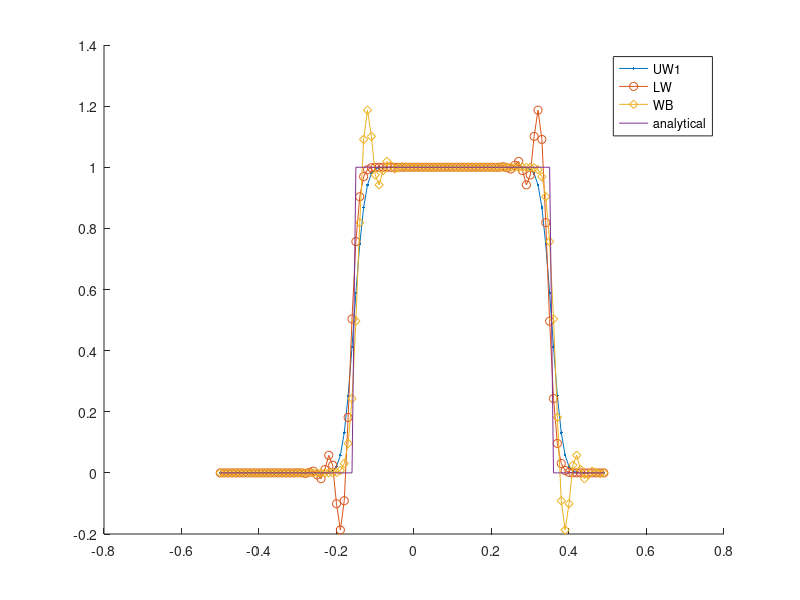

Write MATLAB code to recreate this figure. (Note: this script raises an error after producing the figure.)

clear;

N = 100;
Tmax = .1;
a = 1;
xs = linspace(-0.5,0.5-1/N,N);

this = 1:N;
right = circshift(this,-1);
left = circshift(this,1);
left2 = circshift(this,2);

cmax = (-1 + sqrt(1 + 1))/1;

c = 0.5;
sigma = c^2/2;
% us = sin(xs *2* pi) + 0.4 * sin(xs * 10* pi);
us0  =double(xs>=-0.25 & xs<=0.25);

dt = c * (xs(2)-xs(1)) / a;
cla;
clf; hold on;

%% UW1
us = us0;
for iter = 1:round(Tmax/dt)
    duC = - c * (us-us(left));
    us = us + duC;
end
plot(xs,us, '.-','DisplayName', 'UW1');
drawnow;
%% LW
us = us0;
for iter = 1:round(Tmax/dt)
    duC = - c * (0.5*us(right)-0.5 * us(left));
    duD = sigma * (us(left) + us(right) - 2*us(this));
    us = us + duC + duD;
end
plot(xs,us, 'o-', 'DisplayName', 'LW');
drawnow;
%% WB
us = us0;
for iter = 1:round(Tmax/dt)
    duC = - c * (1.5*us - 2 * us(left) + 0.5 * us(left2));
    duD = sigma * (us(left2) + us(this) - 2*us(left));
    us = us + duC + duD;
end
plot(xs,us, 'd-', 'DisplayName', 'WB');
drawnow;
%% Ana
xsnew = xs - a * Tmax;
xsnew = mod(xsnew + 0.5, 1) - 0.5;
ua = (xsnew) >= -0.25 & (xsnew) <= 0.25;
ua = double(ua);
plot(xs,ua, '-','DisplayName', 'analytical');
drawnow;
%%
L = legend;
L.Location = 'northeastoutside';
grid on;
xlabel('x');
ylabel('u');
title(sprintf('t = %g', Tmax));
